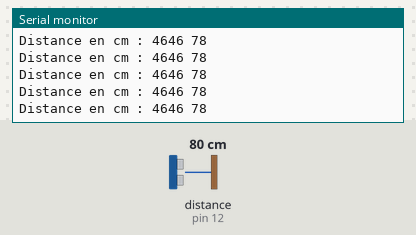
The sketch below on a simulated Arduino Uno, built with avr-gcc and run on an emulated ATmega328P. Shown: the last lines printed to the serial monitor. Wiring (inferred from the names in the program): ultrasonic range finder: trigger pin 11; echo pin 12. Inputs (shaded band) come from the test bench; at power-on: distance to the obstacle (sensor on pin 12) 80 cm. The echo pulse lasts 58.3 µs per cm.

Above: at 1.2 s.
1.3 s: distance to the obstacle (sensor on pin 12) set to 120 cm
At 1.49 s:
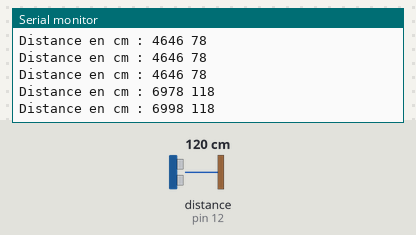
4.3 s: distance to the obstacle (sensor on pin 12) set to 35 cm
At 4.3 s:
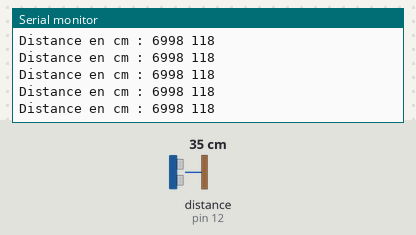
7.3 s: distance to the obstacle (sensor on pin 12) set to 250 cm
At 7.4 s:
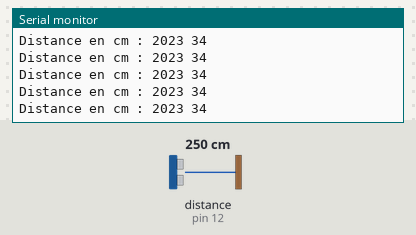
10.3 s: distance to the obstacle (sensor on pin 12) set to 35 cm
At 10.4 s:
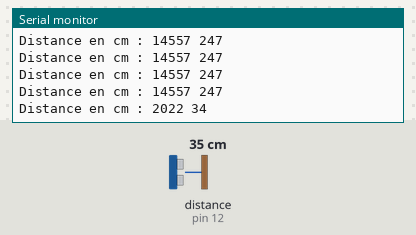
Timing chart, 0 to 13.3 s (numbered marks = the images above; inputs shaded):
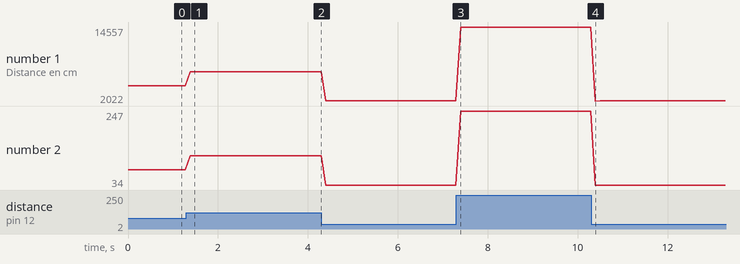

Measured:
- after the input at 1.3 s, the serial monitor: prints a new line after 0.08 s (image 1)
- after the input at 10.3 s, the serial monitor: prints a new line after 0.10 s (image 4)
- plotted number 1: 4646 → 6998 after the input at 1.3 s, 6998 → 2023 after the input at 4.3 s, 2023 → 14557 after the input at 7.3 s, 14557 → 2023 after the input at 10.3 s
- plotted number 2: 78 → 118 after the input at 1.3 s, 118 → 34 after the input at 4.3 s, 34 → 247 after the input at 7.3 s, 247 → 34 after the input at 10.3 s

The sketch:

sketch_distance_mesure.ino
```cpp
/* Utilisation du capteur Ultrason HC-SR04 */

// définition des broches utilisées
int trig = 11;
int echo = 12;
long lecture_echo;
long cm;

void setup()
{
  pinMode(trig, OUTPUT);
  pinMode(echo, INPUT);
  Serial.begin(9600);
}

void loop()
{
  long duree, distance;
  digitalWrite(trig, LOW);
  delayMicroseconds(2); // envoi d'une impulsion sur trig de 10 microsecondes
  digitalWrite(trig, HIGH);
  delayMicroseconds(10); //Trig envois pendant 10ms
  digitalWrite(trig, LOW);

  duree = pulseIn(echo, HIGH);
  distance = duree*340/(2*10000);
  Serial.print("Distance en cm : ");
  Serial.print(duree);
  Serial.print(" ");
  Serial.println(distance);
  delay(100);
}
```
